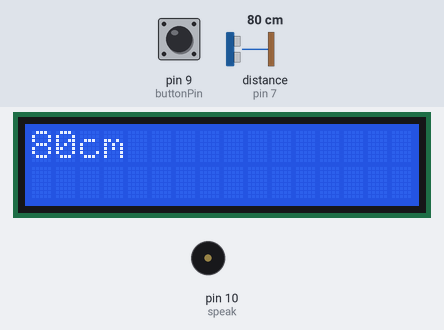
The sketch below on a simulated Arduino Uno, built with avr-gcc and run on an emulated ATmega328P. Parts: 16×2 character LCD, buzzer (waves = sounding). Wiring (inferred from the names in the program): ultrasonic range finder: trigger pin 8; echo pin 7. The inputs (shaded band) are chosen by the test bench; at power-on: distance to the obstacle (sensor on pin 7) 80 cm, pin 9 (buttonPin) HIGH. The echo pulse lasts 58.3 µs per cm; what the sketch prints to the serial monitor is not drawn.

Above: at 1.2 s.
1.3 s: distance to the obstacle (sensor on pin 7) set to 12 cm
At 1.45 s:
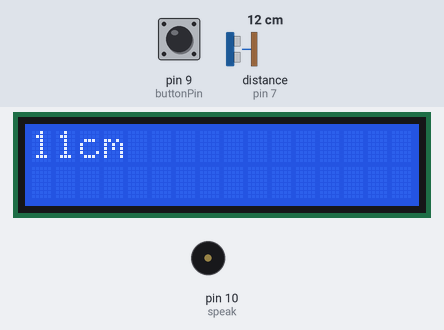
3.0 s: distance to the obstacle (sensor on pin 7) set to 9 cm
At 3.8 s:
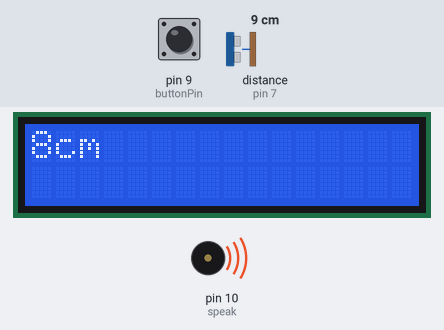
6.0 s: distance to the obstacle (sensor on pin 7) set to 18 cm
At 6.33 s:
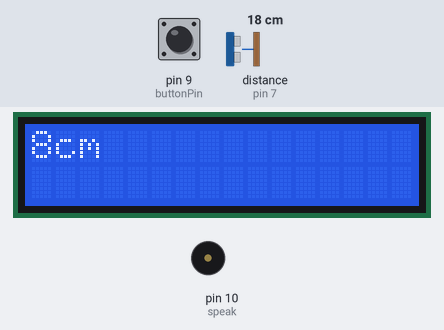
7.8 s: pin 9 (buttonPin) pulled LOW for 0.15 s
9.4 s: pin 9 (buttonPin) pulled LOW for 3.2 s
At 12.75 s:
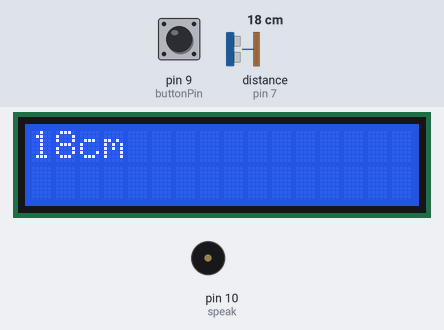
14.2 s: pin 9 (buttonPin) pulled LOW for 1 s
Timing chart, 0 to 17.2 s (numbered marks = the images above; inputs shaded):
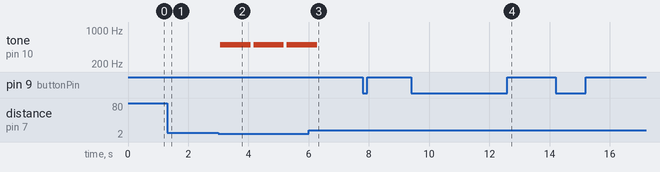

Measured:
- the behaviour switches between 11 and 10 cm on distance to the obstacle (sensor on pin 7) (found by bisection; images 1 and 2)
- after the input at 1.3 s, the display: first differs from a run without the input after 0.10 s (image 1)
- after the input at 3.0 s, tone on pin 10 (speak): alternates 500 Hz for 1.0 s and silent for 0.10 s, starting after 0.07 s; the display: first differs from a run without the input after 0.07 s (image 2)
- after the input at 6.0 s, tone on pin 10 (speak): goes on until 6.3 s, then stays silent
- after the input at 9.4 s, the display: first changes after 3.3 s (image 4 shows a later state)
- what the display in image 2 shows lasts 1.1 s, from 3.1 s to 4.2 s

The sketch:

Measured_distance_with_debouncing.ino
```cpp
#include <LiquidCrystal.h>
LiquidCrystal lcd(12, 11, 5, 4, 3, 2);

#define DELAY 100

const int trigPin = 8; //Trig 핀 할당
const int echoPin = 7; //Echo 핀 할당
const int buttonPin = 9;

int LedState=0;
int InputTime=0;
int LastState=1;
int Button = 0;
int speak = 10;

void setup(){
  lcd.begin(16, 2);
  Serial.begin(115200); //시리얼 초기화
  pinMode(trigPin, OUTPUT); //Trig 핀 output으로 세팅
  pinMode(echoPin, INPUT); //Echo 핀 input으로 세팅
  pinMode(buttonPin, INPUT_PULLUP);
}
void loop(){
  int SwState = digitalRead(buttonPin);
  if(SwState != LastState) { //SwState는 button의 input 값으로 LastState=1 과 비교 한다.
    InputTime = millis(); //SwState 와 LastState가 다를시 InputTime에 millis 값 할당.
  }
  if(millis() - InputTime > DELAY) { // 0.1s 보다 클 경우
    if(SwState != Button) { //Button 값이 0이고, SwState와 상태가 다를 경우 진입
      Button = SwState; //Button에 현재 상태 값 할당.
      if (Button == HIGH){
       LedState = !LedState; //상태 반전.
      }
    }
  }
  if(LedState){
    lcd.clear();
    long duration, distance; //기본 변수 선언
    //Trig 핀으로 10us의 pulse 발생
    digitalWrite(trigPin, LOW); //Trig 핀 Low
    delayMicroseconds(2); //2us 유지
    digitalWrite(trigPin, HIGH); //Trig 핀 High
    delayMicroseconds(10); //10us 유지
    digitalWrite(trigPin, LOW); //Trig 핀 Low
    //Echo 핀으로 들어오는 펄스의 시간 측정
    duration = pulseIn(echoPin, HIGH);
    //pulseIn함수가 호출되고 펄스가 입력될 때까지의 시간. us단위로 값을 리턴.
    //음파가 반사된 시간을 거리로 환산
    //음파의 속도는 340m/s 이므로 1cm를 이동하는데 약 29us.
    //따라서, 음파의 이동거리 = 왕복시간 / 1cm 이동 시간 / 2 이다.
    distance = duration / 29 / 2; //센치미터로 환산

    Serial.print(distance);
    Serial.print("cm");
    Serial.println();
    lcd.print(distance);
    lcd.print("cm");
    if(distance < 10){
      tone(speak ,500,1000);
      delay(1000);
    }
    delay(100);
  }
  LastState = SwState;
}
```
